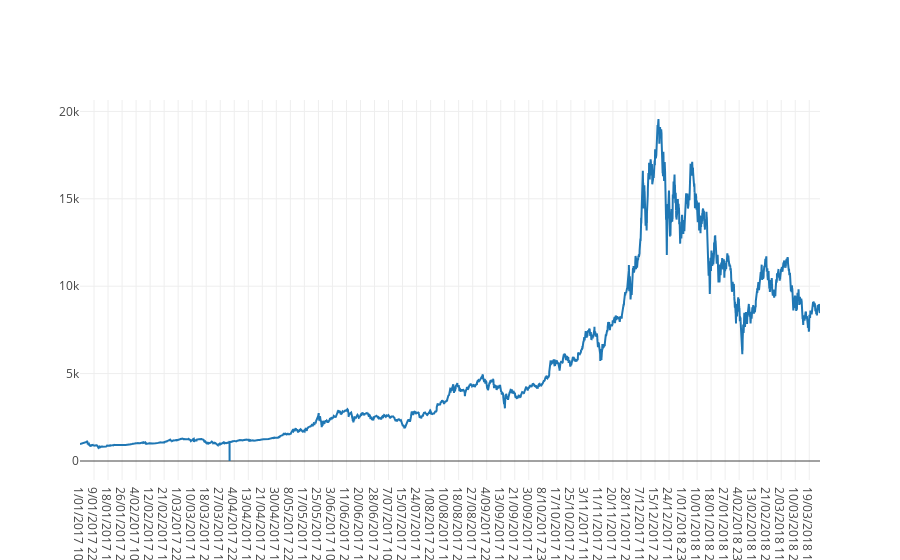
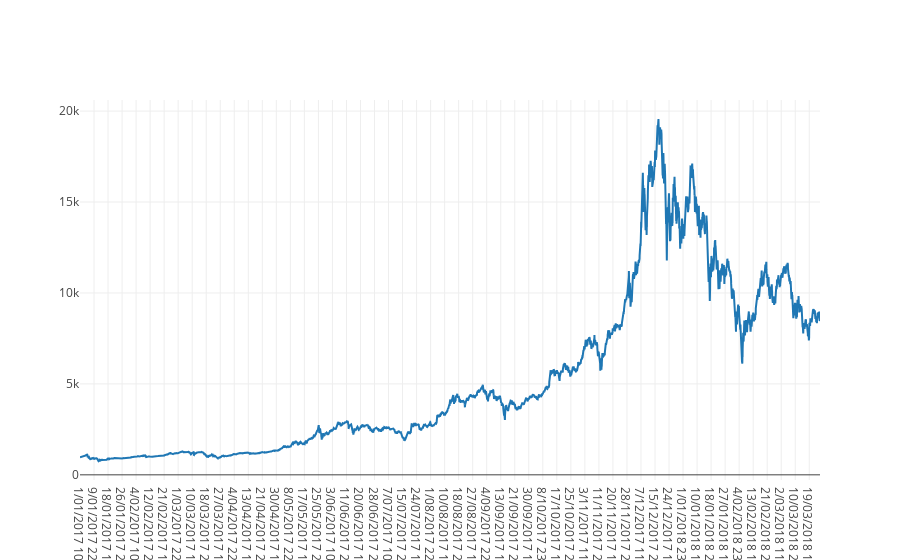

The notebook cell these images were saved under, in order:
### Code cell
# Import necessary library needed for the model training
from math import sqrt
from numpy import concatenate
from matplotlib import pyplot
import pandas as pd
from datetime import datetime
from sklearn.preprocessing import MinMaxScaler
from sklearn.preprocessing import LabelEncoder
from sklearn.metrics import mean_squared_error
from keras.models import Sequential
from keras.layers import Dense
from keras.layers import LSTM
import plotly.offline as py
import plotly.graph_objs as go
import numpy as np
import seaborn as sns
import tensorflow as tf
py.init_notebook_mode(connected=True)
%matplotlib inline
# Read the data set
data = pd.read_csv("C:/Users/waghm/Desktop/D1.csv", index_col="Timestamp")
# View data info
data.info()

# View data rows
data.head()

# Check latest date of data
data.tail()

# Plot line graph base on Weighted Price
btc_trace=go.Scatter(x=data.index, y=data['Weighted_Price'], name='Price')
py.iplot([btc_trace])

# Fill value 0 data points on Weighted Price with NaN and then use ffill method to fill values
data['Weighted_Price'].replace(0, np.nan, inplace=True)
data['Weighted_Price'].fillna(method='ffill', inplace=True)


# Plot new line graph again on Weighted Price with newly filled values
btc_trace = go.Scatter(x=data.index, y=data['Weighted_Price'], name='Price')
py.iplot([btc_trace])

# Using Weighted Price as a feature to train the LSTM model
# Use MinMaxScaler to normalize Weighted Price to range from 0 to 1
values = data['Weighted_Price'].values.reshape(-1,1)
values = values.astype('float32')
scaler = MinMaxScaler(feature_range=(0, 1))
scaled = scaler.fit_transform(values)

# Split 70% of data for training and 30% for testing
train_size = int(len(scaled) * 0.7)
test_size = len(scaled) - train_size
train, test = scaled[0:train_size,:], scaled[train_size:len(scaled),:]
print(len(train), len(test))


# Create function for creating dataset with look back
def create_dataset(dataset, look_back=1):
    dataX, dataY = [], []
    for i in range(len(dataset) - look_back):
        a = dataset[i:(i + look_back), 0]
        dataX.append(a)
        dataY.append(dataset[i + look_back, 0])
    print(len(dataY))
    return np.array(dataX), np.array(dataY)

# Generate dataset for trainX, trainY, testX, testY
look_back = 1
trainX, trainY = create_dataset(train, look_back)
testX, testY = create_dataset(test, look_back)

# Reshape X for model training
trainX = np.reshape(trainX, (trainX.shape[0], 1, trainX.shape[1]))
testX = np.reshape(testX, (testX.shape[0], 1, testX.shape[1]))
print(trainX)

config = tf.ConfigProto()
config.intra_op_parallelism_threads = 44
config.inter_op_parallelism_threads = 44
tf.Session(config=config)

### Figure 1 — Plotly figure (JSON) as saved in the notebook; plotly's stock layout.template omitted (floating-point values rounded to 4 significant figures; data arrays with more than 128 entries replaced by an {"elided": "..."} marker saying what was removed)
{"data": [{"name": "Price", "type": "scatter", "uid": "000d4270-8d8b-452d-b08a-40548ef98dbc", "x": {"elided": "10766 str values"}, "y": {"elided": "10766 float values"}}], "layout": {}}

### Figure 2 — Plotly figure (JSON) as saved in the notebook; plotly's stock layout.template omitted (floating-point values rounded to 4 significant figures; data arrays with more than 128 entries replaced by an {"elided": "..."} marker saying what was removed)
{"data": [{"name": "Price", "type": "scatter", "uid": "fbb9918e-c0bc-47ed-acc8-3f5026e3cb54", "x": {"elided": "10766 str values"}, "y": {"elided": "10766 float values"}}], "layout": {}}
